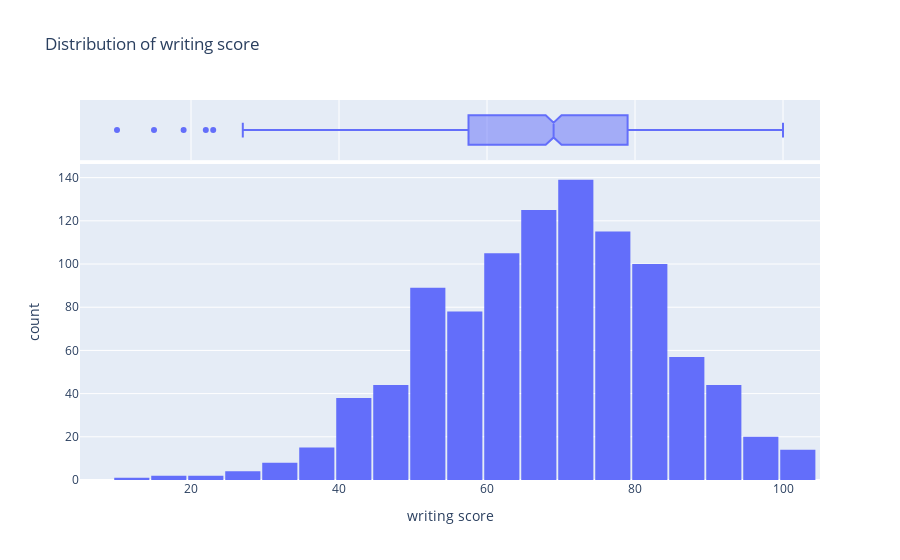

The notebook cell saved with this chart:
### Code cell
assert writing_col is not None
fig = px.histogram(df, x=writing_col, nbins=20, title=f"Distribution of {writing_col}", marginal="box")
fig.update_layout(bargap=0.05)
fig.show()

m, md, sd, sk = df[writing_col].mean(), df[writing_col].median(), df[writing_col].std(), df[writing_col].skew()
print(f"[INSIGHT] {writing_col}: Mean={m:.1f}, Median={md:.1f}, SD={sd:.1f}, Skew={sk:.2f}.")
print("[DECISION] If Writing trails, add targeted writing drills and feedback cycles.")

### Figure 1 — Plotly figure (JSON) as saved in the notebook; plotly's stock layout.template omitted (floating-point values rounded to 4 significant figures; data arrays with more than 128 entries replaced by an {"elided": "..."} marker saying what was removed)
{"data": [{"bingroup": "x", "hovertemplate": "writing score=%{x}<br>count=%{y}<extra></extra>", "legendgroup": "", "marker": {"color": "#636efa", "pattern": {"shape": ""}}, "name": "", "nbinsx": 20, "orientation": "v", "showlegend": false, "type": "histogram", "x": {"elided": "1000 int values"}, "xaxis": "x", "yaxis": "y"}, {"hovertemplate": "writing score=%{x}<extra></extra>", "legendgroup": "", "marker": {"color": "#636efa"}, "name": "", "notched": true, "showlegend": false, "type": "box", "x": {"elided": "1000 int values"}, "xaxis": "x2", "yaxis": "y2"}], "layout": {"bargap": 0.05, "barmode": "relative", "legend": {"tracegroupgap": 0}, "title": {"text": "Distribution of writing score"}, "xaxis": {"anchor": "y", "domain": [0, 1], "title": {"text": "writing score"}}, "xaxis2": {"anchor": "y2", "domain": [0, 1], "matches": "x", "showgrid": true, "showticklabels": false}, "yaxis": {"anchor": "x", "domain": [0, 0.8316], "title": {"text": "count"}}, "yaxis2": {"anchor": "x2", "domain": [0.8416, 1], "matches": "y2", "showgrid": false, "showline": false, "showticklabels": false, "ticks": ""}}}
